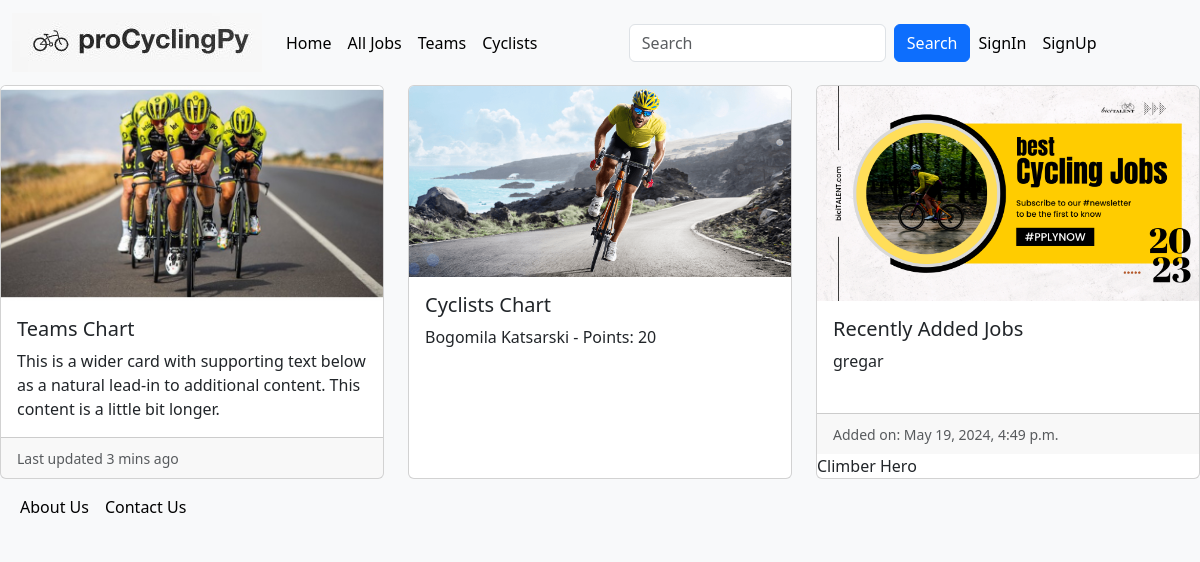
/, run on an earlier commit of the app's database.
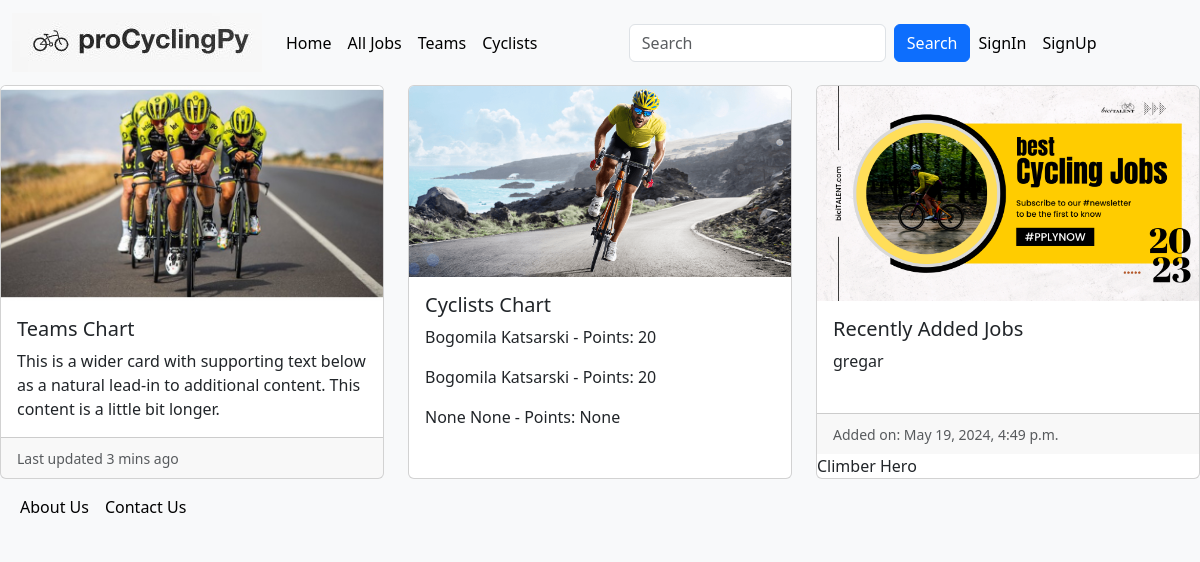
And on a later commit of the database.
### proCyclingPy/cyclist/models.py (models this page shows, shortened)
class Cyclist(models.Model):
    FIRST_NAME_MAX_LEN = 20
    LAST_NAME_MAX_LEN = 20
    ABOUT_MAX_LEN = 1000
    SPECIALTY_MAX_LEN = 50
    ONE_DAY_RACES = 'One Day Races'
    GC = 'General Classification'
    TT = 'Time Trail'
    SPRINT = 'Sprint'
    CLIMBER = 'Climber'
    HILLS = 'Hills'
    SPECIALTIES = (
        (ONE_DAY_RACES, ONE_DAY_RACES),
        (GC, GC),
        (TT, TT),
        (SPRINT, SPRINT),
        (CLIMBER, CLIMBER),
        (HILLS, HILLS),
    )
    user = models.OneToOneField(
        UserModel,
        on_delete=models.CASCADE,
        primary_key=True,
        related_name='cyclist',
    )
    first_name = models.CharField(
        max_length=FIRST_NAME_MAX_LEN,
        null=True,
        blank=True,
    )
    last_name = models.CharField(
        max_length=LAST_NAME_MAX_LEN,
        null=True,
        blank=True,
    )
    specialty = models.CharField(
        max_length=SPECIALTY_MAX_LEN,
        choices=SPECIALTIES,
        null=True,
        blank=True,
    )
    country = CountryField()
    weight = models.FloatField(
        null=True,
        blank=True,
    )
    height_in_cm = models.PositiveIntegerField(
        null=True,
        blank=True,
    )
    birthday = models.DateField(
        null=True,
        blank=True,
    )
    about = models.TextField(
        max_length=ABOUT_MAX_LEN,
        null=True,
        blank=True,
    )
    employed = models.BooleanField(
        null=True,
        blank=True,
    )
    team = models.ForeignKey(
        Team,
        on_delete=models.RESTRICT,
        null=True,
        blank=True,
    )
    strava = models.URLField(
        null=True,
        blank=True,
    )
    points = models.PositiveIntegerField(
        null=True,
        blank=True,
    )

### proCyclingPy/common/models.py (models this page shows, shortened)
class Job(models.Model):
    TITLE_MAX_LEN = 300
    SPECIALTY_MAX_LEN = 50
    ONE_DAY_RACES = 'One Day Races'
    GC = 'General Classification'
    TT = 'Time Trail'
    SPRINT = 'Sprint'
    CLIMBER = 'Climber'
    HILLS = 'Hills'
    SPECIALTIES = (
        (ONE_DAY_RACES, ONE_DAY_RACES),
        (GC, GC),
        (TT, TT),
        (SPRINT, SPRINT),
        (CLIMBER, CLIMBER),
        (HILLS, HILLS),
    )
    title = models.CharField(
        max_length=TITLE_MAX_LEN,
    )
    team_manager = models.ForeignKey(
        TeamManager,
        on_delete=models.CASCADE,
    )
    specialty = models.CharField(
        max_length=SPECIALTY_MAX_LEN,
        choices=SPECIALTIES,
        null=False,
        blank=False
    )
    created_at = models.DateTimeField(
        auto_now_add=True,
    )
    last_modified = models.DateTimeField(
        auto_now=True,
    )
    salary = models.PositiveIntegerField(
        null=False,
        blank=False,
    )
    description = models.TextField(
        null=False,
        blank=False,
    )
    class Meta:
        ordering = ['-created_at']

### proCyclingPy/common/views.py (the view)
# urls.py: path('', index, name='index'),
def index(request):
    recently_added_jobs = Job.objects.order_by('-created_at')[:3]
    top_three_cyclists = Cyclist.objects.order_by('-points')[:3]
    context = {
        'recently_added_jobs': recently_added_jobs,
        'top_three_cyclists': top_three_cyclists,
    }
    return render(request, 'common/index.html', context)

### templates/common/index.html (shortened to what this page needs)
{% extends 'base/base.html' %}
{% load static %}
{% block page_content %}
    <div class="row row-cols-1 row-cols-md-3 g-4">
        <div class="col">
            <div class="card h-100">
                <img src="{% static 'common/pro-cycling-teams.jpg' %}" class="card-img-top" alt="...">
                <div class="card-body">
                    <h5 class="card-title">Teams Chart</h5>
                    <p class="card-text">This is a wider card with supporting text below as a natural lead-in to
                        additional content. This content is a little bit longer.</p>
                </div>
                <div class="card-footer">
                    <small class="text-muted">Last updated 3 mins ago</small>
                </div>
            </div>
        </div>
        <div class="col">
            <div class="card h-100">
                <img src="{% static 'common/individual-cyclist.png' %}" class="card-img-top" alt="...">
                <div class="card-body">
                    <h5 class="card-title">Cyclists Chart</h5>
                    {% for cyclist in top_three_cyclists %}
                        <p class="card-text">{{ cyclist.first_name }} {{ cyclist.last_name }} -
                            Points: {{ cyclist.points }}</p>
                    {% endfor %}
                </div>
            </div>
        </div>
        <div class="col">
            <div class="card h-100">
                <img src="{% static 'common/cyclist-job.png' %}" class="card-img-top" alt="...">
                <div class="card-body">
                    <h5 class="card-title">Recently Added Jobs</h5>
                    {% for job in recently_added_jobs %}
                        <p class="card-text">{{ job.title }}</p>
                        </div>
                        <div class="card-footer">
                            <small class="text-muted">Added on: {{ job.created_at }}</small>
                        </div>
                    {% endfor %}
            </div>
        </div>
{% endblock %}

### templates/base/base.html (shortened to what this page needs)
{% load static %}
<!DOCTYPE html>
<html lang="en">
<head>
    <link href="https://cdn.jsdelivr.net/npm/bootstrap@5.3.3/dist/css/bootstrap.min.css" rel="stylesheet">
</head>
<body style="background: #f8f9fa">
<nav class="navbar navbar-expand-lg bg-body-tertiary">
  <div class="container-fluid">
    <a class="navbar-brand" href="{% url 'index' %}">
        <img src="{% static '/common/logo.JPG' %}" alt="">
    </a>
    <div class="collapse navbar-collapse" id="navbarSupportedContent">
      <ul class="navbar-nav me-auto mb-2 mb-lg-0">
        <li class="nav-item">
          <a class="nav-link active" aria-current="page" href="{% url 'index' %}">Home</a>
        </li>
          <li class="nav-item">
          <a class="nav-link active" aria-current="page" href="{% url 'all jobs' %}">All Jobs</a>
        </li>
          <li class="nav-item">
          <a class="nav-link active" aria-current="page" href="{% url 'all teams' %}">Teams</a>
        </li>
          <li class="nav-item">
          <a class="nav-link active" aria-current="page" href="{% url 'all cyclists' %}">Cyclists</a>
        </li>
      </ul>
      <form class="d-flex" role="search">
        <input class="form-control me-2" type="search" placeholder="Search" aria-label="Search">
        <button class="btn btn-primary" type="submit">Search</button>
      </form>
     <ul class="navbar-nav me-auto mb-2 mb-lg-0">
              {% if request.user.is_authenticated %}
        <li>
          <li class="nav-item">
          <a class="nav-link active" aria-current="page" href="{% url 'sign out' %}">LogOut</a>
        </li>
                  <li>
          <li class="nav-item">
          <a class="nav-link active" aria-current="page" href="{% url 'details profile' pk=request.user.pk %}">Profile</a>
        </li>
         {% else %}
                   <li class="nav-item">
          <a class="nav-link active" aria-current="page" href="{% url 'sign in' %}">SignIn</a>
        </li>
          <li class="nav-item">
          <a class="nav-link active" aria-current="page" href="{% url 'sign up' %}">SignUp</a>
         {% endif %}
     </ul>
    </div>
  </div>
</nav>
{% block page_content %}
{% endblock %}
<footer>
    <div class=".table-footer">
        <nav class="navbar navbar-expand-lg bg-body-tertiary">
  <div class="container-fluid">
    <div class="collapse navbar-collapse" id="navbarSupportedContent">
      <ul class="navbar-nav me-auto mb-2 mb-lg-0">
        <li class="nav-item">
          <a class="nav-link active" aria-current="page" href="{% url 'about us' %}">About Us</a>
        </li>
          <li class="nav-item">
          <a class="nav-link active" aria-current="page" href="#">Contact Us</a>
        </li>
      </ul>
    </div>
  </div>
</footer>
</body>
</html>

What changed in the data, as far as the page shows it:
added Cyclist: first_name "Bogomila", last_name "Katsarski", points "20"
added Cyclist: first_name "None", last_name "None", points "None"
